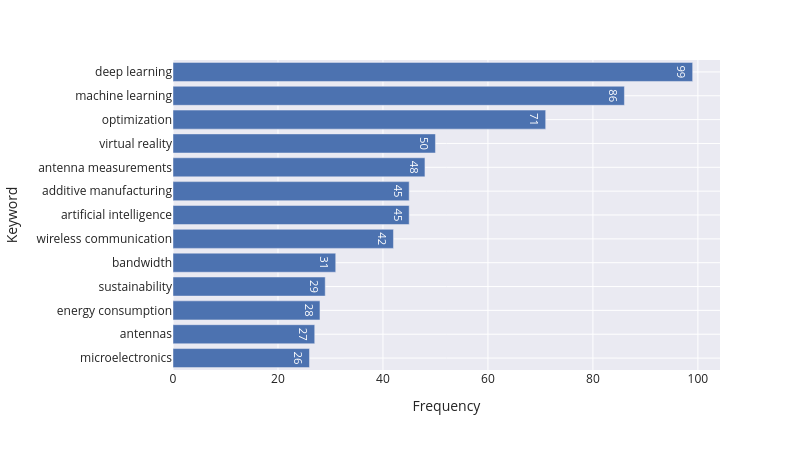

The notebook cell saved with this chart:
### Code cell
fig = px.bar(
    data_frame = keywords.iloc[:13].sort_values(ascending=True).reset_index(),
    y = "index",
    x = 0,
    text = 0,
    width=800,
    height=450
)
fig.update_layout(xaxis_title="Frequency",yaxis_title="Keyword")
save_fig(fig, 'top_10_most_frequent_keywords.pdf')
show(fig)

### Figure 1 — Plotly figure (JSON) as saved in the notebook; plotly's stock layout.template omitted (floating-point values rounded to 4 significant figures)
{"data": [{"hovertemplate": "0=%{text}<br>index=%{y}<extra></extra>", "legendgroup": "", "marker": {"color": "rgb(76,114,176)", "pattern": {"shape": ""}}, "name": "", "orientation": "h", "showlegend": false, "text": [26.0, 27.0, 28.0, 29.0, 31.0, 42.0, 45.0, 45.0, 48.0, 50.0, 71.0, 86.0, 99.0], "textposition": "auto", "type": "bar", "x": [26, 27, 28, 29, 31, 42, 45, 45, 48, 50, 71, 86, 99], "xaxis": "x", "y": ["microelectronics", "antennas", "energy consumption", "sustainability", "bandwidth", "wireless communication", "artificial intelligence", "additive manufacturing", "antenna measurements", "virtual reality", "optimization", "machine learning", "deep learning"], "yaxis": "y"}], "layout": {"barmode": "relative", "font": {"size": 12}, "height": 450, "legend": {"tracegroupgap": 0}, "margin": {"t": 60}, "width": 800, "xaxis": {"anchor": "y", "domain": [0, 1], "title": {"text": "Frequency"}}, "yaxis": {"anchor": "x", "domain": [0, 1], "title": {"text": "Keyword"}}}}
